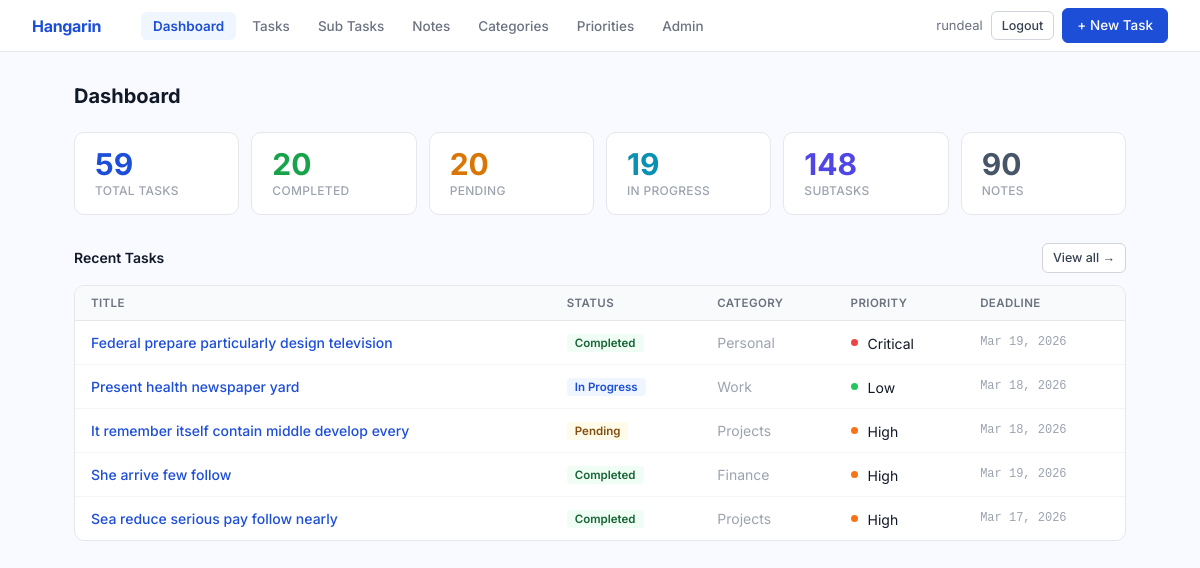
The app's page / (signed in) with its own data.
### tasks/models.py (models this page shows, shortened)
class BaseModel(models.Model):
    created_at = models.DateTimeField(auto_now_add=True)
    updated_at = models.DateTimeField(auto_now=True)
    class Meta:
        abstract = True

class Task(BaseModel):
    title = models.CharField(max_length=255)
    description = models.TextField(blank=True)
    deadline = models.DateTimeField(null=True, blank=True)
    status = models.CharField(
        max_length=50,
        choices=STATUS_CHOICES,
        default="Pending"
    )
    category = models.ForeignKey(Category, on_delete=models.SET_NULL, null=True, blank=True)
    priority = models.ForeignKey(Priority, on_delete=models.SET_NULL, null=True, blank=True)
    class Meta:
        ordering = ['-created_at']

class Category(BaseModel):
    name = models.CharField(max_length=100)
    class Meta:
        verbose_name = "Category"
        verbose_name_plural = "Categories"
        ordering = ['name']

class Priority(BaseModel):
    LEVEL_CHOICES = [
        ('critical', 'Critical'),
        ('high', 'High'),
        ('medium', 'Medium'),
        ('low', 'Low'),
        ('optional', 'Optional'),
    ]
    name = models.CharField(max_length=50, unique=True)
    level = models.CharField(max_length=20, choices=LEVEL_CHOICES, default='medium')
    class Meta:
        verbose_name = "Priority"
        verbose_name_plural = "Priorities"
        ordering = ['name']

### tasks/views.py (the view)
# urls.py: path('', views.dashboard, name='dashboard'),
@login_required
def dashboard(request):
    total_tasks = Task.objects.count()
    completed_tasks = Task.objects.filter(status="Completed").count()
    pending_tasks = Task.objects.filter(status="Pending").count()
    in_progress_tasks = Task.objects.filter(status="In Progress").count()
    total_subtasks = SubTask.objects.count()
    total_notes = Note.objects.count()
    recent_tasks = Task.objects.select_related('category', 'priority').order_by('-created_at')[:5]
    context = {
        'total_tasks': total_tasks,
        'completed_tasks': completed_tasks,
        'pending_tasks': pending_tasks,
        'in_progress_tasks': in_progress_tasks,
        'total_subtasks': total_subtasks,
        'total_notes': total_notes,
        'recent_tasks': recent_tasks,
    }
    return render(request, 'tasks/dashboard.html', context)

### tasks/templates/tasks/dashboard.html (shortened to what this page needs)
{% extends "tasks/base.html" %}
{% block nav_actions %}
  <a href="{% url 'task_create' %}" class="btn btn-blue">+ New Task</a>
{% endblock %}
{% block content %}
<div class="page-header">
  <h1>Dashboard</h1>
</div>
<div class="stats-row">
  <div class="stat-box blue">
    <div class="num">{{ total_tasks }}</div>
    <div class="lbl">Total Tasks</div>
  </div>
  <div class="stat-box green">
    <div class="num">{{ completed_tasks }}</div>
    <div class="lbl">Completed</div>
  </div>
  <div class="stat-box amber">
    <div class="num">{{ pending_tasks }}</div>
    <div class="lbl">Pending</div>
  </div>
  <div class="stat-box cyan">
    <div class="num">{{ in_progress_tasks }}</div>
    <div class="lbl">In Progress</div>
  </div>
  <div class="stat-box indigo">
    <div class="num">{{ total_subtasks }}</div>
    <div class="lbl">SubTasks</div>
  </div>
  <div class="stat-box slate">
    <div class="num">{{ total_notes }}</div>
    <div class="lbl">Notes</div>
  </div>
</div>
<div style="display: flex; align-items: center; justify-content: space-between; margin-bottom: 12px;">
  <span style="font-size: 14px; font-weight: 600; color: #111827;">Recent Tasks</span>
  <a href="{% url 'task_list' %}" class="btn btn-white btn-sm">View all →</a>
</div>
<div class="table-card">
  <table>
    <thead>
      <tr>
        <th>Title</th><th>Status</th><th>Category</th><th>Priority</th><th>Deadline</th>
      </tr>
    </thead>
    <tbody>
      {% for task in recent_tasks %}
      <tr>
        <td><a href="{% url 'task_detail' task.pk %}" style="color: #1d4ed8; text-decoration: none; font-weight: 500;">{{ task.title }}</a></td>
        <td>
          {% if task.status == "Completed" %}<span class="badge badge-completed">Completed</span>
          {% elif task.status == "In Progress" %}<span class="badge badge-progress">In Progress</span>
          {% else %}<span class="badge badge-pending">Pending</span>{% endif %}
        </td>
        <td class="text-muted">{{ task.category.name|default:"—" }}</td>
        <td>
          {% if task.priority %}<span style="display:inline-flex;align-items:center;gap:5px;"><span class="dot dot-{{ task.priority.level }}"></span>{{ task.priority.name }}</span>{% else %}<span class="text-muted">—</span>{% endif %}
        </td>
        <td class="mono text-muted">{% if task.deadline %}{{ task.deadline|date:"M d, Y" }}{% else %}—{% endif %}</td>
      </tr>
      {% empty %}
      <tr>
        <td colspan="5" style="text-align: center; padding: 40px; color: #9ca3af;">
          No tasks yet. <a href="{% url 'task_create' %}" style="color: #1d4ed8;">Create one →</a>
        </td>
      </tr>
      {% endfor %}
    </tbody>
  </table>
</div>
{% endblock %}

### tasks/templates/tasks/base.html (shortened to what this page needs)
{% load static %}
{% load pwa %}
<!DOCTYPE html>
<html lang="en">
<head>
</head>
<body>
  <nav class="navbar">
    <a href="{% url 'dashboard' %}" class="navbar-brand">Hangarin</a>
    <div class="navbar-links">
      <a href="{% url 'dashboard' %}" class="nav-item {% if request.resolver_match.url_name == 'dashboard' %}active{% endif %}">Dashboard</a>
      <a href="{% url 'task_list' %}" class="nav-item {% if 'task' in request.resolver_match.url_name %}active{% endif %}">Tasks</a>
      <a href="{% url 'subtask_list' %}" class="nav-item {% if 'subtask' in request.resolver_match.url_name %}active{% endif %}">Sub Tasks</a>
      <a href="{% url 'note_list' %}" class="nav-item {% if 'note' in request.resolver_match.url_name %}active{% endif %}">Notes</a>
      <a href="{% url 'category_list' %}" class="nav-item {% if 'category' in request.resolver_match.url_name %}active{% endif %}">Categories</a>
      <a href="{% url 'priority_list' %}" class="nav-item {% if 'priority' in request.resolver_match.url_name %}active{% endif %}">Priorities</a>
      <a href="/admin/" class="nav-item">Admin</a>
    </div>
    <div class="navbar-right">
      {% if request.user.is_authenticated %}
        <span style="font-size: 13px; color: #6b7280;">{{ request.user.username }}</span>
        <a href="{% url 'account_logout' %}" class="btn btn-white btn-sm">Logout</a>
      {% endif %}
      {% block nav_actions %}{% endblock %}
    </div>
  </nav>
  <div class="page">
    {% block content %}{% endblock %}
  </div>
</body>
</html>

### tasks/templates/tasks/base.html (style rules this page uses)
* { box-sizing: border-box; margin: 0; padding: 0; }
body { font-family: 'Inter', sans-serif; background: #f8faff; color: #111827; font-size: 14px; min-height: 100vh; }
.navbar { background: #fff; border-bottom: 1px solid #e5e7eb; height: 52px; display: flex; align-items: center; padding: 0 32px; gap: 32px; position: sticky; top: 0; z-index: 100; }
.navbar-brand { font-size: 16px; font-weight: 700; color: #1d4ed8; text-decoration: none; letter-spacing: -0.3px; margin-right: 8px; }
.navbar-links { display: flex; gap: 4px; flex: 1; }
.nav-item { padding: 6px 12px; border-radius: 6px; color: #6b7280; text-decoration: none; font-size: 13.5px; font-weight: 500; transition: all 0.12s; }
.nav-item.active { background: #eff6ff; color: #1d4ed8; font-weight: 600; }
.navbar-right { display: flex; align-items: center; gap: 8px; }
.page { max-width: 1100px; margin: 0 auto; padding: 32px 24px; }
.page-header { display: flex; align-items: center; justify-content: space-between; margin-bottom: 24px; }
.page-header h1 { font-size: 20px; font-weight: 700; color: #111827; }
.btn { display: inline-flex; align-items: center; gap: 5px; padding: 7px 14px; border-radius: 6px; font-family: 'Inter', sans-serif; font-size: 13.5px; font-weight: 500; border: 1px solid transparent; cursor: pointer; text-decoration: none; transition: all 0.12s; white-space: nowrap; line-height: 1.4; }
.btn-blue { background: #1d4ed8; color: #fff; border-color: #1d4ed8; }
.btn-white { background: #fff; color: #374151; border-color: #d1d5db; }
.btn-sm { padding: 5px 10px; font-size: 12.5px; }
.table-card { background: #fff; border: 1px solid #e5e7eb; border-radius: 10px; overflow: hidden; }
.table-card table { width: 100%; border-collapse: collapse; }
.table-card thead th { padding: 10px 16px; text-align: left; font-size: 11.5px; font-weight: 600; color: #6b7280; background: #f9fafb; border-bottom: 1px solid #e5e7eb; text-transform: uppercase; letter-spacing: 0.4px; white-space: nowrap; }
.table-card tbody tr { border-bottom: 1px solid #f3f4f6; transition: background 0.1s; }
.table-card tbody tr:last-child { border-bottom: none; }
.table-card tbody td { padding: 12px 16px; vertical-align: middle; }
.badge { display: inline-block; padding: 2px 8px; border-radius: 4px; font-size: 11.5px; font-weight: 600; }
.badge-pending { background: #fefce8; color: #854d0e; }
.badge-progress { background: #eff6ff; color: #1d4ed8; }
.badge-completed { background: #f0fdf4; color: #166534; }
.dot { display: inline-block; width: 7px; height: 7px; border-radius: 50%; margin-right: 5px; vertical-align: middle; position: relative; top: -1px; flex-shrink: 0; }
.dot-critical { background: #ef4444; }
.dot-high { background: #f97316; }
.dot-low { background: #22c55e; }
.stats-row { display: grid; grid-template-columns: repeat(auto-fit, minmax(160px, 1fr)); gap: 12px; margin-bottom: 28px; }
.stat-box { background: #fff; border: 1px solid #e5e7eb; border-radius: 10px; padding: 16px 20px; }
.stat-box .num { font-size: 30px; font-weight: 700; line-height: 1; margin-bottom: 4px; }
.stat-box .lbl { font-size: 12px; color: #9ca3af; font-weight: 500; text-transform: uppercase; letter-spacing: 0.3px; }
.stat-box.blue .num { color: #1d4ed8; }
.stat-box.green .num { color: #16a34a; }
.stat-box.amber .num { color: #d97706; }
.stat-box.cyan .num { color: #0891b2; }
.stat-box.indigo .num { color: #4f46e5; }
.stat-box.slate .num { color: #475569; }
.text-muted { color: #9ca3af; }
.mono { font-family: 'Courier New', monospace; font-size: 12px; }

### records on screen
Task: title "Federal prepare particularly design television", status "Completed", category.name "Personal", priority.name "Critical", deadline "Mar 19, 2026"
Task: title "Present health newspaper yard", status "In Progress", category.name "Work", priority.name "Low", deadline "Mar 18, 2026"
Task: title "It remember itself contain middle develop every", status "Pending", category.name "Projects", priority.name "High", deadline "Mar 18, 2026"
Task: title "She arrive few follow", status "Completed", category.name "Finance", priority.name "High", deadline "Mar 19, 2026"
Task: title "Sea reduce serious pay follow nearly", status "Completed", category.name "Projects", priority.name "High", deadline "Mar 17, 2026"

### other values on screen
{{ request.user.username }} "rundeal"
{{ total_tasks }} "59"
{{ completed_tasks }} "20"
{{ pending_tasks }} "20"
{{ in_progress_tasks }} "19"
{{ total_subtasks }} "148"
{{ total_notes }} "90"
